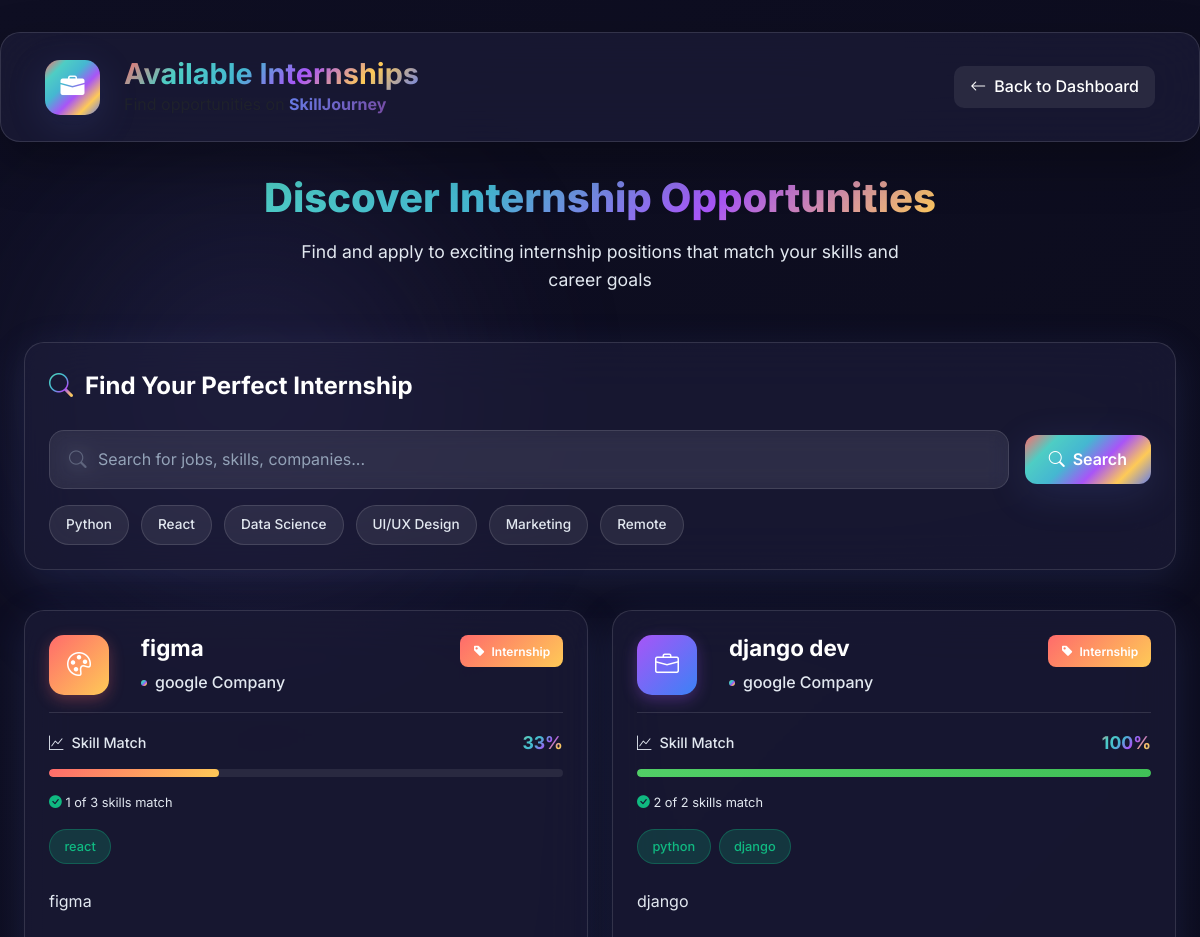
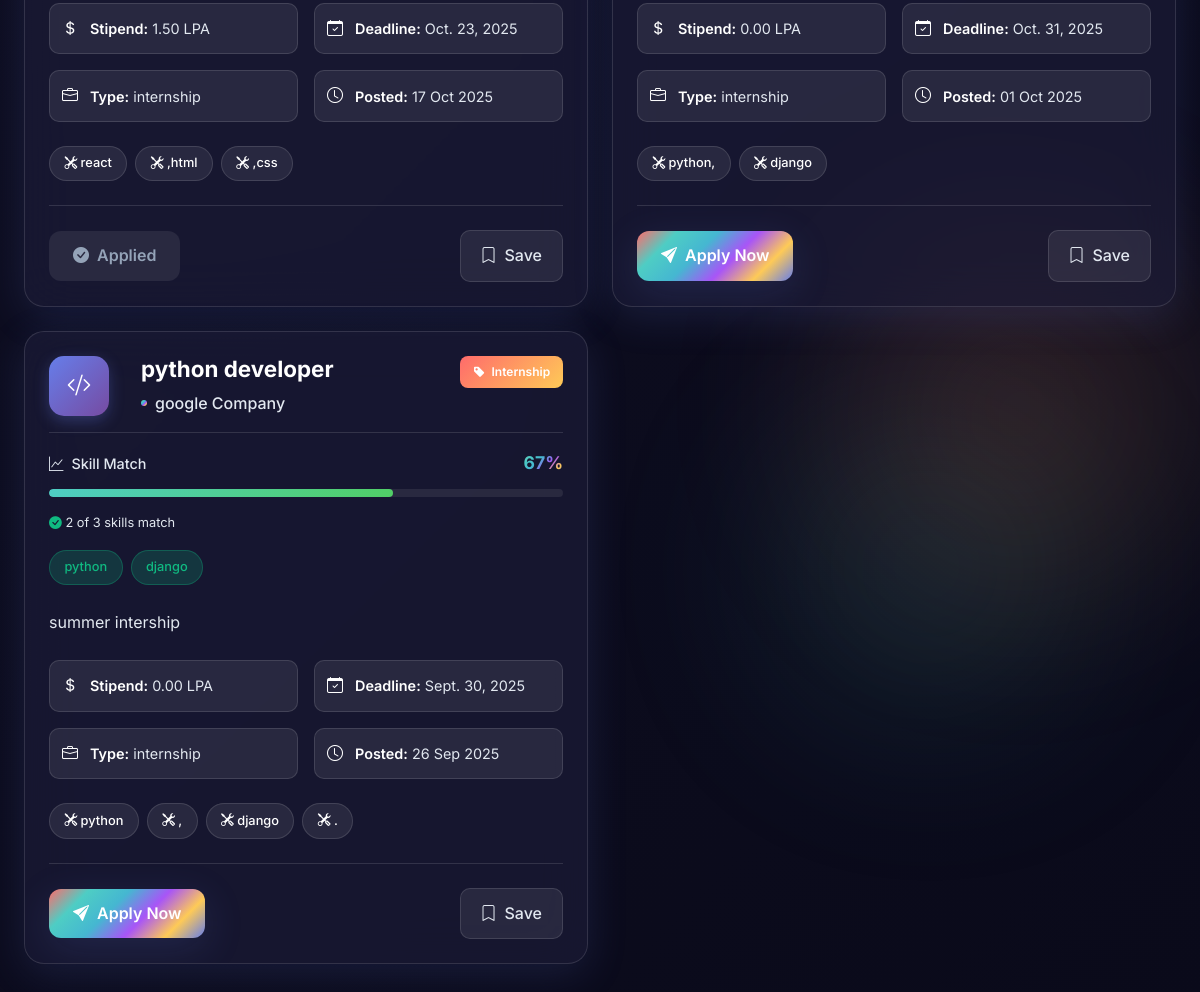
Screenshot of /internships/ (signed in) with the database file from the repository (2 pictures, top to bottom).
### freelancer/models.py (models this page shows, shortened)
class Job(models.Model):
    JOB_TYPES = [
        ('full_time', 'Full-time'),
        ('part_time', 'Part-time'),
        ('internship', 'Internship'),
    ]
    recruiter = models.ForeignKey(RecruiterProfile, on_delete=models.CASCADE)
    title = models.CharField(max_length=255)
    description = models.TextField()
    skills_required = models.TextField()
    experience_level = models.CharField(max_length=50)
    salary = models.DecimalField(max_digits=10, decimal_places=2, null=True, blank=True)
    deadline = models.DateField()
    status = models.CharField(max_length=20, default="Open")
    job_type = models.CharField(max_length=20, choices=JOB_TYPES, default='full_time')
    created_at = models.DateTimeField(auto_now_add=True)

class RecruiterProfile(models.Model):
    user = models.OneToOneField(User, on_delete=models.CASCADE)
    company_name = models.CharField(max_length=255)
    company_description = models.TextField(blank=True, null=True)
    phone = models.CharField(max_length=20, blank=True, null=True)
    location = models.CharField(max_length=255, blank=True, null=True)

### freelancer/views.py (the view)
# urls.py: path('internships/', internship_page, name='internship_page'),
@login_required
def internship_page(request):
    freelancer = FreelancerProfile.objects.get(user=request.user)
    internships = Job.objects.filter(status='Open', job_type='internship').order_by('-created_at')
    for job in internships:
        job.applied = job.applications.filter(freelancer=freelancer).exists()
    saved_jobs = freelancer.saved_jobs.all().values_list('job_id', flat=True)
    notifications = Notification.objects.filter(user=request.user).order_by('-created_at')[:5]
    unread_notifications_count = Notification.objects.filter(user=request.user, is_read=False).count()
    freelancer_skills = freelancer.skills or ""
    return render(request, 'freelancer/internship_page.html', {
        'internships': internships,
        'saved_jobs': saved_jobs,
        'notifications': notifications,
        'unread_notifications_count': unread_notifications_count,
        'freelancer_skills': freelancer_skills,  # Pass freelancer skills to template
    })

### templates/freelancer/internship_page.html (shortened to what this page needs)
<!DOCTYPE html>
<html lang="en">
<head>
  <link href="https://cdn.jsdelivr.net/npm/bootstrap@5.3.0/dist/css/bootstrap.min.css" rel="stylesheet">
  <link rel="stylesheet" href="https://cdn.jsdelivr.net/npm/bootstrap-icons@1.11.0/font/bootstrap-icons.css">
  <link rel="stylesheet" href="https://cdnjs.cloudflare.com/ajax/libs/font-awesome/6.4.0/css/all.min.css">
</head>
<body>
    <div class="bg-animation">
        <div class="floating-orb orb-1"></div>
        <div class="floating-orb orb-2"></div>
        <div class="floating-orb orb-3"></div>
    </div>
    <nav class="navbar navbar-light custom-navbar">
        <div class="container-fluid">
            <div class="d-flex align-items-center">
                <div class="nav-brand-container">
                    <div class="animated-logo">
                        <i class="bi bi-briefcase-fill"></i>
                    </div>
                    <div class="nav-text-content">
                        <h3 class="fw-bold mb-0">Available Internships</h3>
                        <p class="text-muted mb-0 small welcome-text">Find opportunities on <span class="username-highlight">SkillJourney</span></p>
                    </div>
                </div>
            </div>
            <div class="nav-menu">
                <a href="{% url 'freelancer_dashboard' %}" class="nav-link active">
                    <i class="bi bi-arrow-left"></i> Back to Dashboard
                </a>
            </div>
        </div>
    </nav>
    <div class="content-container">
        <div class="content-header">
            <h1>Discover Internship Opportunities</h1>
            <p>Find and apply to exciting internship positions that match your skills and career goals</p>
        </div>
        <div class="search-section">
            <div class="search-container">
                <div class="search-header">
                    <i class="bi bi-search"></i>
                    <h4>Find Your Perfect Internship</h4>
                </div>
                <div class="search-form">
                    <div class="search-input-group">
                        <i class="bi bi-search search-icon"></i>
                        <input
                            type="text"
                            class="search-input"
                            id="searchInput"
                            placeholder="Search for jobs, skills, companies..."
                            autocomplete="off"
                        >
                    </div>
                    <button type="button" class="search-btn" id="searchBtn">
                        <i class="bi bi-search"></i> Search
                    </button>
                </div>
                <div class="search-suggestions">
                    <div class="suggestion-chip" data-search="Python">Python</div>
                    <div class="suggestion-chip" data-search="React">React</div>
                    <div class="suggestion-chip" data-search="Data Science">Data Science</div>
                    <div class="suggestion-chip" data-search="UI/UX Design">UI/UX Design</div>
                    <div class="suggestion-chip" data-search="Marketing">Marketing</div>
                    <div class="suggestion-chip" data-search="Remote">Remote</div>
                </div>
            </div>
        </div>
        <div class="internship-grid" id="internshipGrid">
            {% if internships %}
                {% for job in internships %}
                <div class="internship-card" data-searchable="{{ job.title|lower }} {{ job.recruiter.company_name|lower }} {{ job.skills_required|lower }} {{ job.category|lower }} {{ job.job_type|lower }}" data-job-id="{{ job.id }}">
                    <div class="category-badge">
                        <i class="bi bi-tag-fill"></i>
                        {{ job.category|default:"Internship" }}
                    </div>
                    <div class="card-header">
                        <div class="job-icon" id="job-icon-{{ job.id }}">
                        </div>
                        <div class="card-header-content">
                            <h3>{{ job.title }}</h3>
                            <div class="company-name">
                                {{ job.recruiter.company_name }}
                            </div>
                        </div>
                    </div>
                    <div class="card-body">
                        <div class="skill-match-container" id="skill-match-{{ job.id }}">
                            <div class="skill-match-header">
                                <div class="skill-match-label">
                                    <i class="bi bi-graph-up"></i> Skill Match
                                </div>
                                <div class="skill-match-percentage" id="skill-match-percentage-{{ job.id }}">
                                </div>
                            </div>
                            <div class="skill-match-bar">
                                <div class="skill-match-progress" id="skill-match-progress-{{ job.id }}" style="width: 0%"></div>
                            </div>
                            <div class="matched-skills-list" id="matched-skills-{{ job.id }}" style="display: none;">
                            </div>
                        </div>
                        <p class="card-description">{{ job.description|truncatewords:30 }}</p>
                        <div class="card-details">
                            <div class="detail-item">
                                <i class="bi bi-currency-dollar"></i>
                                <span><strong>Stipend:</strong> {{ job.salary }} LPA</span>
                            </div>
                            <div class="detail-item">
                                <i class="bi bi-calendar-check"></i>
                                <span><strong>Deadline:</strong> {{ job.deadline }}</span>
                            </div>
                            <div class="detail-item">
                                <i class="bi bi-briefcase"></i>
                                <span><strong>Type:</strong> {{ job.job_type }}</span>
                            </div>
                            <div class="detail-item">
                                <i class="bi bi-clock"></i>
                                <span><strong>Posted:</strong> {{ job.created_at|date:"d M Y" }}</span>
                            </div>
                        </div>
                        <div class="skills-list" id="job-skills-{{ job.id }}">
                            {% for skill in job.skills_required.split %}
                                <span class="skill-tag">
                                    <i class="bi bi-tools"></i> {{ skill }}
                                </span>
                            {% endfor %}
                        </div>
                    </div>
                    <div class="card-footer">
                        {% if job.applied %}
                            <button class="btn-apply" disabled>
                                <i class="bi bi-check-circle-fill"></i> Applied
                            </button>
                        {% else %}
                            <a href="{% url 'apply_job' job.id %}" class="btn-apply">
                                <i class="bi bi-send-fill"></i> Apply Now
                            </a>
                        {% endif %}
                        <a href="{% url 'toggle_save_job' job.id %}?next={{ request.path }}" class="btn-save {% if job.id in saved_jobs %}saved{% endif %}">
                            {% if job.id in saved_jobs %}
                                <i class="bi bi-bookmark-fill"></i> Saved
                            {% else %}
                                <i class="bi bi-bookmark"></i> Save
                            {% endif %}
                        </a>
                    </div>
                </div>
                {% endfor %}
            {% else %}
                <div class="empty-state">
                    <i class="bi bi-briefcase"></i>
                    <h3>No internships available</h3>
                    <p>Check back later for new internship opportunities.</p>
                </div>
            {% endif %}
        </div>
    </div>
</body>
</html>

### rows the page displays
Job: category "Internship", title "figma", recruiter.company_name "google Company", description "figma", salary "1.50", deadline "Oct. 23, 2025", job_type "internship", created_at "17 Oct 2025", skills_required "react ,html ,css" (drawn), split "react" ",html" ",css", shows "Applied", shows "Save"
Job: category "Internship", title "django dev", recruiter.company_name "google Company", description "django", salary "0.00", deadline "Oct. 31, 2025", job_type "internship", created_at "01 Oct 2025", skills_required "python, django" (drawn), split "python," "django", shows "Apply Now", shows "Save"
Job: category "Internship", title "python developer", recruiter.company_name "google Company", description "summer intership", salary "0.00", deadline "Sept. 30, 2025", job_type "internship", created_at "26 Sep 2025", split "python" "," "django" ".", shows "Apply Now", shows "Save"
